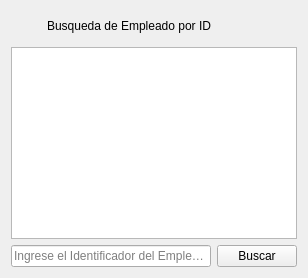
                <widget class="QWidget" name="BuscarEmpleado">
                 <attribute name="title">
                  <string>Buscar empleado</string>
                 </attribute>
                 <layout class="QGridLayout" name="gridLayout_12">
                  <item row="0" column="2">
                   <spacer name="horizontalSpacer_21">
                    <property name="orientation">
                     <enum>Qt::Horizontal</enum>
                    </property>
                    <property name="sizeHint" stdset="0">
                     <size>
                      <width>72</width>
                      <height>20</height>
                     </size>
                    </property>
                   </spacer>
                  </item>
                  <item row="2" column="2">
                   <widget class="QPushButton" name="pushButton_Buscar_Empleado">
                    <property name="text">
                     <string>Buscar</string>
                    </property>
                   </widget>
                  </item>
                  <item row="0" column="0">
                   <spacer name="horizontalSpacer_22">
                    <property name="orientation">
                     <enum>Qt::Horizontal</enum>
                    </property>
                    <property name="sizeHint" stdset="0">
                     <size>
                      <width>30</width>
                      <height>20</height>
                     </size>
                    </property>
                   </spacer>
                  </item>
                  <item row="2" column="0" colspan="2">
                   <widget class="QLineEdit" name="lineEdit_Buscar_Empleado">
                    <property name="text">
                     <string/>
                    </property>
                    <property name="placeholderText">
                     <string>Ingrese el Identificador del Empleado</string>
                    </property>
                   </widget>
                  </item>
                  <item row="1" column="0" colspan="3">
                   <widget class="QTableWidget" name="tabla_Buscar_Empleado"/>
                  </item>
                  <item row="0" column="1">
                   <widget class="QLabel" name="label_5">
                    <property name="minimumSize">
                     <size>
                      <width>30</width>
                      <height>30</height>
                     </size>
                    </property>
                    <property name="maximumSize">
                     <size>
                      <width>1500</width>
                      <height>200</height>
                     </size>
                    </property>
                    <property name="styleSheet">
                     <string notr="true">font: 75 36pt &quot;MS Shell Dlg 2&quot;;</string>
                    </property>
                    <property name="lineWidth">
                     <number>-1</number>
                    </property>
                    <property name="text">
                     <string>Busqueda de Empleado por ID</string>
                    </property>
                    <property name="alignment">
                     <set>Qt::AlignCenter</set>
                    </property>
                   </widget>
                  </item>
                 </layout>
                </widget>
